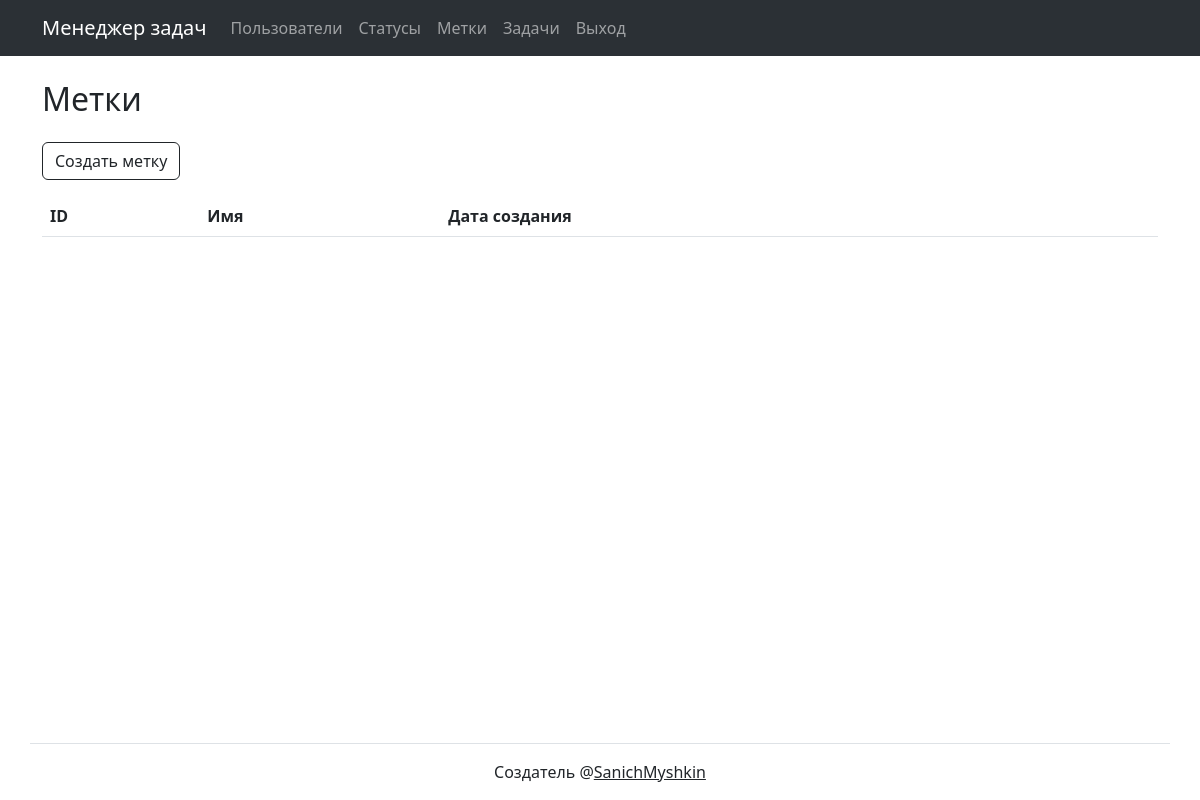
The app's page /labels/ (signed in), older data.
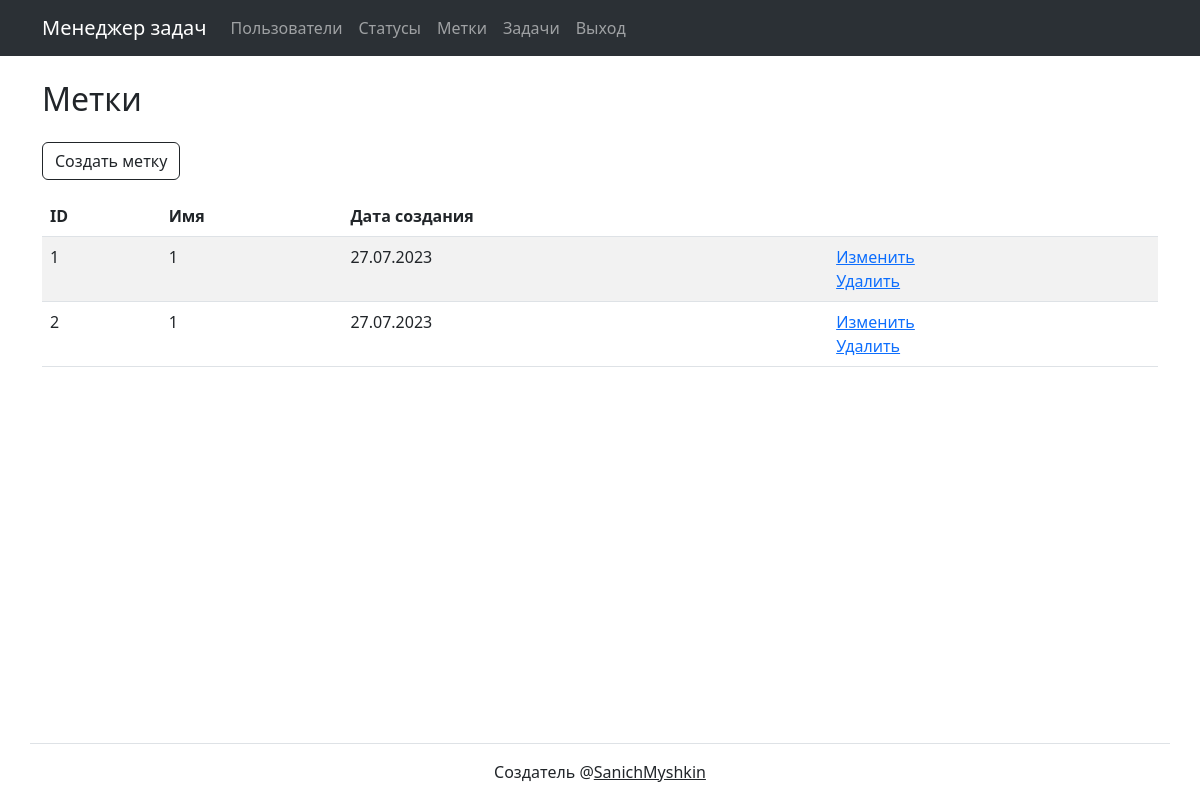
The same page, newer data.
### task_manager/labels/models.py (models this page shows, shortened)
class Label(models.Model):
    time_create = models.DateTimeField(auto_now_add=True)
    name = models.CharField(max_length=255,
                            verbose_name=names.name)
    class Meta:
        verbose_name = names.label
        verbose_name_plural = names.labels

### task_manager/labels/views.py (the view, shortened to what this page needs)
# urls.py: path('', LabelsList.as_view(), name='labels'),
class LabelsList(LoginRequiredMixin, ListView):
    model = Label
    context_object_name = 'labels'
    template_name = 'labels/index.html'
    login_url = 'user_login'

### task_manager/templates/labels/index.html
{% extends "base.html"%}
{% load i18n %}
{% block content %}
<div class="container wrapper flex-grow-1">
    <h2 class="my-4 text-dark text-left mx-0">
        {% trans "Labels" %}
    </h2>
<a href="{% url 'create_lbl' %}" class="btn btn-outline-dark mb-3" role="button">{% trans "Create label" %}</a>
    <table class="table table-striped">
        <thead>
        <tr>
            <th>ID</th>
            <th>{% trans 'name' %}</th>
            <th>{% trans 'date of create'%}</th>
            <th></th>
        </tr>
        </thead>
    <tbody>
      {% for label in labels %}
        <tr>
          <td>{{ label.id }}</td>
          <td>{{ label.name}}</td>
          <td>{{ label.time_create|date:'d.m.Y' }}</td>
          <td>
              <a href="{% url 'update_lbl' label.pk %}">{% trans "Update" %}</a>
              <br>
              <a href="{% url 'delete_lbl' label.pk %}">{% trans "Delete" %}</a>
          </td>
        </tr>
      {% endfor %}
    </tbody>
    </table>
</div>
{% endblock %}

Row changes from the older to the newer data that the page shows:
added Label: id "1", name "1", time_create "27.07.2023"
added Label: id "2", name "1", time_create "27.07.2023"
